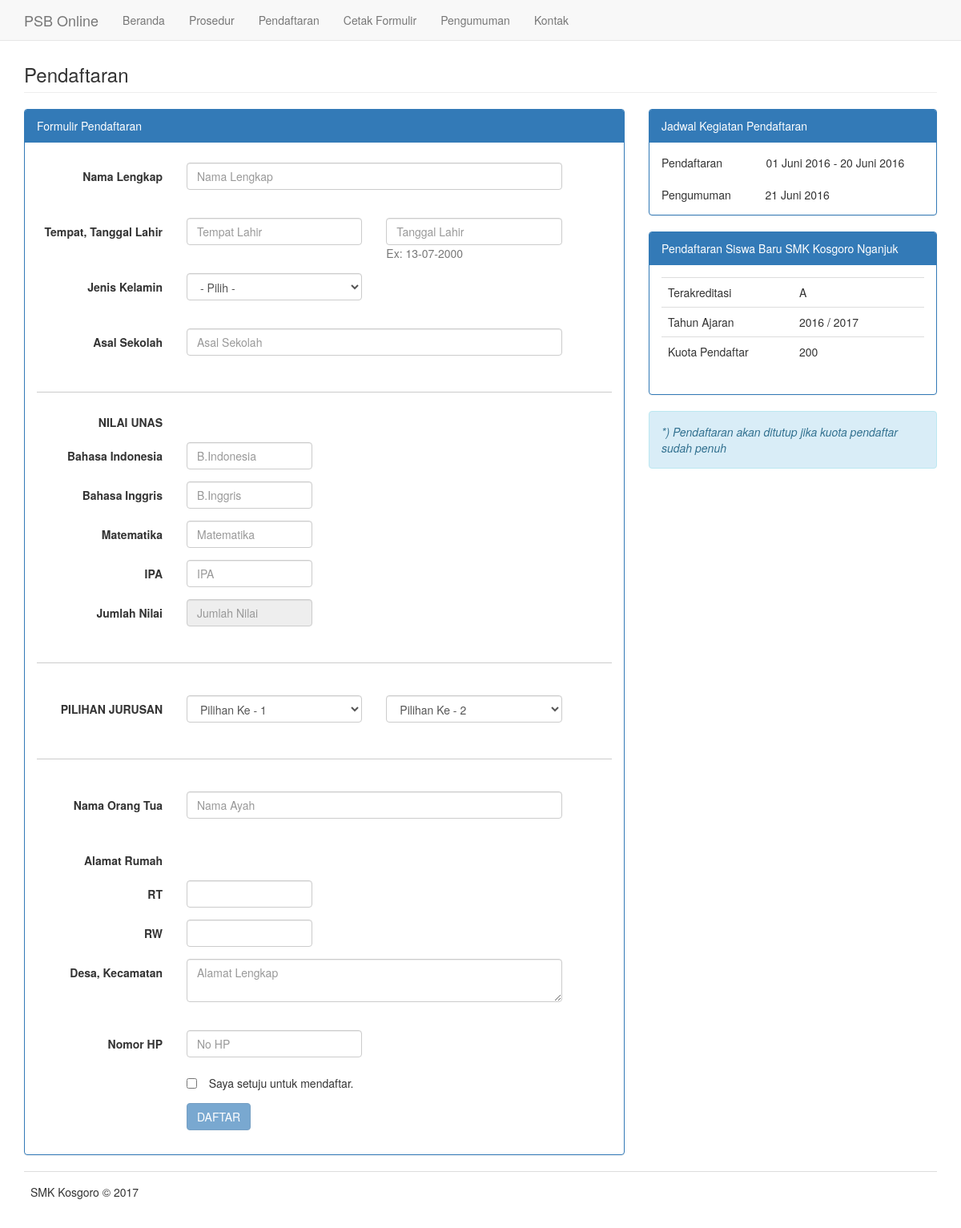
The app's page /?ref=formulir with its own data.
### tables this page shows
CREATE TABLE `tb_info` (
  `info_id` int(5) NOT NULL,
  `info_judul` varchar(100) NOT NULL,
  `info_isi` text NOT NULL,
  `info_tglpost` datetime NOT NULL
);

CREATE TABLE `tb_tahunajaran` (
  `ta_id` int(10) NOT NULL,
  `ta_tahunajaran` varchar(20) NOT NULL,
  `ta_status` varchar(20) NOT NULL,
  `ta_kuota` varchar(20) NOT NULL,
  `ta_akre` varchar(10) NOT NULL
);

### system/formulir.php (the view, shortened to what this page needs)
    <div class="row">
        <div class="col-lg-12">
            <h3 class="page-header"> Pendaftaran</h3>
        </div>
    </div>
    <div class="row">
        <div class="col-lg-8">
            <div class="panel panel-primary">
            <div class="panel-heading">Formulir Pendaftaran</div>
                <div class="panel-body">
                    <div class="row">
                        <div class="col-lg-12">
    <?php
        $sql = mysqli_query($conn, "SELECT * FROM tb_post");
        $data = mysqli_fetch_assoc($sql);
        $status = $data['post_status'];
        if ($status == "true")
        {
            echo'<div class="alert alert-info" style="margin-top: 15px;">Sesi pendaftaran sudah ditutup.
                </div>';
        }
        else if ($status == "false")
        {
    ?>
                <form class="form-horizontal" style="margin-top: 10px;" action="?ref=formulirs" id="defaultForm" method="post" enctype="multipart/form-data">
                    <div class="form-group">
                    <label class="col-sm-3 control-label"> Nama Lengkap</label>
                        <div class="col-sm-8">
                            <input type="text" class="form-control" name="nama" placeholder="Nama Lengkap" required/>
                        </div>
                    </div><br/>
                    <div class="form-group">
                    <label class="col-sm-3 control-label"> Tempat, Tanggal Lahir</label>
                        <div class="col-sm-4">
                            <input type="text" class="form-control" name="tmp_lhr" placeholder="Tempat Lahir" required/>
                        </div>
                        <div class="col-sm-4">
                            <input type="text" name="tgl" id="tgl" class="form-control" placeholder="Tanggal Lahir" required/> <a style="color:#777; text-decoration:none;"> Ex: 13-07-2000</a>
                        </div>
                    </div>
                    <div class="form-group">
                    <label class="col-sm-3 control-label"> Jenis Kelamin</label>
                        <div class="col-sm-4">
                            <select class="form-control" name="jk" required/>
                            <option value="">- Pilih -</option>
                        </div>
                    </div><br/>
                    <div class="form-group">
                    <label class="col-sm-3 control-label"> Asal Sekolah</label>
                        <div class="col-sm-8">
                            <input type="text" class="form-control" name="as_sklh" placeholder="Asal Sekolah" required/>
                        </div>
                    </div><br/><hr>
                    <div class="form-group">
                    <label class="col-sm-3 control-label"> NILAI UNAS</label>
                        <div class="col-sm-7"></div>
                    </div>
                    <div class="form-group">
                    <label class="col-sm-3 control-label"> Bahasa Indonesia</label>
                        <div class="col-sm-3">
                            <input type="text" class="form-control" name="bin" id="bin" maxlength="5" onBlur="angka(this);" onKeyUp="angka(this);" placeholder="B.Indonesia" required/>
                        </div>
                    </div>
                    <div class="form-group">
                    <label class="col-sm-3 control-label"> Bahasa Inggris</label>
                        <div class="col-sm-3">
                            <input type="text" class="form-control" name="big" id="big" maxlength="5" onBlur="angka(this);" onKeyUp="angka(this);" placeholder="B.Inggris" required/>
                        </div>
                    </div>
                    <div class="form-group">
                    <label class="col-sm-3 control-label"> Matematika</label>
                        <div class="col-sm-3">
                            <input type="text" class="form-control" name="mat" id="mat" maxlength="5" onBlur="angka(this);" onKeyUp="angka(this);" placeholder="Matematika" required/>
                        </div>
                    </div>
                    <div class="form-group">
                    <label class="col-sm-3 control-label"> IPA</label>
                        <div class="col-sm-3">
                            <input type="text" class="form-control" name="ipa" id="ipa" maxlength="5" onBlur="angka(this);" onKeyUp="angka(this);" placeholder="IPA" required/>
                        </div>
                    </div>
                    <div class="form-group">
                    <label class="col-sm-3 control-label"> Jumlah Nilai</label>
                        <div class="col-sm-3">
                            <input type="text" class="form-control" name="jmlnilai" id="jmlnilai" placeholder="Jumlah Nilai" readonly required/>
                        </div>
                    </div><br/><hr><br/>
                    <div class="form-group">
                    <label class="col-sm-3 control-label"> PILIHAN JURUSAN</label>
                        <div class="col-sm-4">
                            <select class="form-control" name="jurpil1" required/>
                                <option value=""> Pilihan Ke - 1</option>
                        </div>
                        <div class="col-sm-4">
                            <select class="form-control" name="jurpil2" required/>
                                <option value=""> Pilihan Ke - 2</option>
                        </div>
                    </div><br/><hr><br>
                    <div class="form-group">
                    <label class="col-sm-3 control-label"> Nama Orang Tua</label>
                        <div class="col-sm-8">
                            <input type="text" class="form-control" name="ortu" placeholder="Nama Ayah" required/>
                        </div>
                    </div><br/>
                    <div class="form-group">
                    <label class="col-sm-3 control-label"> Alamat Rumah</label>
                        <div class="col-sm-8"></div>
                    </div>
                    <div class="form-group">
                    <label class="col-sm-3 control-label"> RT</label>
                        <div class="col-sm-3">
                            <input type="text" class="form-control" name="rt" maxlength="2" onkeypress="return number(event)" required/>
                        </div>
                    </div>
                    <div class="form-group">
                    <label class="col-sm-3 control-label"> RW</label>
                        <div class="col-sm-3">
                            <input type="text" class="form-control" name="rw" maxlength="2" onkeypress="return number(event)" required/>
                        </div>
                    </div>
                    <div class="form-group">
                    <label class="col-sm-3 control-label"> Desa, Kecamatan</label>
                        <div class="col-sm-8">
                            <textarea name="alamat" class="form-control" rows="2" placeholder="Alamat Lengkap" required/></textarea>
                        </div>
                    </div><br/>
                    <div class="form-group">
                    <label class="col-sm-3 control-label"> Nomor HP</label>
                        <div class="col-sm-4">
                            <input type="text" class="form-control" pattern="[0-9]{12,12}" name="no_hp" onkeypress="return number(event)" placeholder="No HP" maxlength="12" required/>
                        </div>
                    </div>
                    <div class="form-group">
                    <label class="col-sm-3 control-label"></label>
                        <div class="col-sm-9">
                        <label class="checkbox-inline">
                            <input type="checkbox" name="agree" onclick="daftar.disabled=false;">&nbsp; Saya setuju untuk mendaftar.</label>
                        </div>
                    </div>
                    <div class="form-group">
                    <label class="col-sm-3 control-label"></label>
                        <div class="col-sm-7">
                            <input type="submit" name="daftar" value="DAFTAR" class="btn btn-primary" align="left" disabled/>
                        </div>
                    </div>
                    <?php
                        }
                    ?>
                </form>
            </div>
        </div>
    </div>
</div>
</div>
<?php include_once ('jadual.php'); ?>

### system/jadual.php (shortened to what this page needs)
   <div class="col-lg-4">
       <div class="panel panel-primary">
           <?php
               $view = mysqli_query($conn, "SELECT *FROM tb_info WHERE info_id='4'");
               $row = mysqli_fetch_assoc($view);
           ?>
           <div class="panel-heading"><?php echo $row['info_judul'];?></div>
           <div class="panel-body"><?php echo $row['info_isi'];?></div>
       </div>
   </div>
<div class="col-lg-4">
       <div class="panel panel-primary">
           <div class="panel-heading">Pendaftaran Siswa Baru SMK Kosgoro Nganjuk</div>
            <div class="panel-body">
                   <table class="table fancy">
                       <tbody>
                       <?php
                           $view = mysqli_query($conn, "SELECT *FROM tb_tahunajaran WHERE ta_status='Aktif'");
                           $row = mysqli_fetch_assoc($view);
                       ?>
                           <tr>
                               <td>Terakreditasi</td>
                               <td class="col-md-6"><?php echo $row['ta_akre'];?></td>
                           </tr>
                           <tr>
                               <td>Tahun Ajaran</td>
                               <td class="col-md-6"><?php echo $row['ta_tahunajaran'];?></td>
                           </tr>
                           <tr>
                               <td>Kuota Pendaftar</td>
                               <td class="col-md-6"><?php echo $row['ta_kuota'];?> </td>
                           </tr>
                       </tbody>
                   </table>
       		</div>
           </div>
           <div class="alert alert-info" style="margin-top: 15px;"><i>*) Pendaftaran akan ditutup jika kuota pendaftar sudah penuh</i>
               </div>

### records on screen
tb_info: info_judul "Jadwal Kegiatan Pendaftaran", info_isi "Pendaftaran 01 Juni 2016 - 20 Juni 2016 Pengumuman 21 Juni 2016"
tb_tahunajaran: ta_akre "A", ta_tahunajaran "2016 / 2017", ta_kuota "200"
